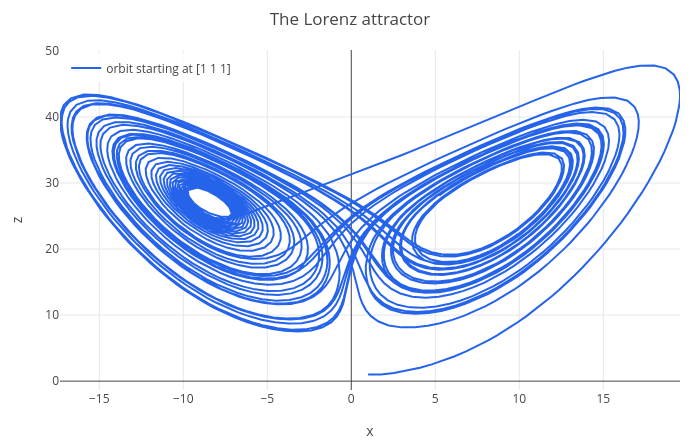

Notebook code for this chart:
### Markdown cell above
For about 20 time units the two curves are on top of each other; then they separate and never agree again. Lorenz's
1972 talk was titled "Does the flap of a butterfly's wings in Brazil set off a tornado in Texas?", which named the
**butterfly effect**. Weather forecasts are therefore run as ensembles of slightly different starts, and their spread
tells how far ahead the forecast can be trusted.

Plotted against each other, $x$ and $z$ trace the famous butterfly-shaped **strange attractor**, here from the first
start (across $x$, up $z$):

### Code cell
p = odeplot(lor, [x y z], t, [1 1 1], 0, 40, [x z]);
labels(title(legend(p, "orbit starting at [1 1 1]"), "The Lorenz attractor"), "x", "z")

### Figure 1 — Plotly figure (JSON) as saved in the notebook; plotly's stock layout.template omitted (floating-point values rounded to 4 significant figures; data arrays with more than 128 entries replaced by an {"elided": "..."} marker saying what was removed)
{"data": [{"line": {"color": "#2563eb", "width": 2}, "mode": "lines", "name": "orbit starting at [1 1 1]", "type": "scatter", "x": {"elided": "2715 float values"}, "y": {"elided": "2715 float values"}}], "layout": {"height": 440, "legend": {"bgcolor": "rgba(255,255,255,0.8)", "x": 0.01, "xanchor": "left", "y": 0.99, "yanchor": "top"}, "margin": {"b": 50, "l": 60, "r": 20, "t": 50}, "showlegend": true, "title": {"text": "The Lorenz attractor"}, "width": 700, "xaxis": {"range": [-17.34, 19.57], "title": {"text": "x"}, "zeroline": true}, "yaxis": {"range": [-1.34, 50.14], "title": {"text": "z"}, "zeroline": true}}}
